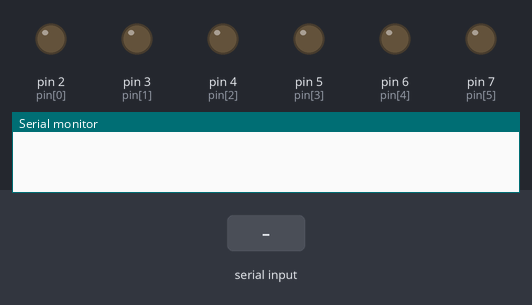
This sketch was run on a simulated Arduino Uno, built with avr-gcc and run on an emulated ATmega328P. Parts: output pins drawn as LEDs (lit = HIGH), the last lines printed to the serial monitor. The test bench sets the inputs (shaded band).

Above: at 1.2 s.
1.3 s: "0" received over Serial
At 2.1 s:
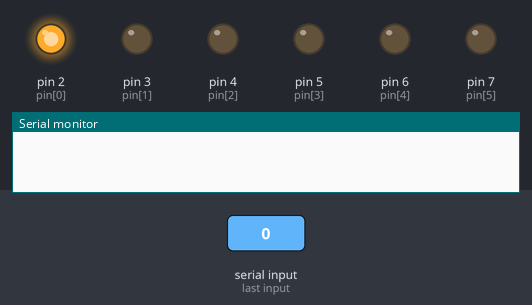
At 3.1 s:
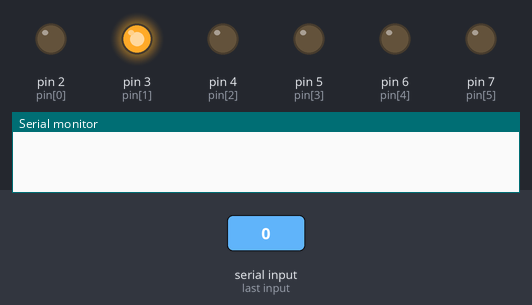
7.3 s: "2" received over Serial
At 8.7 s:
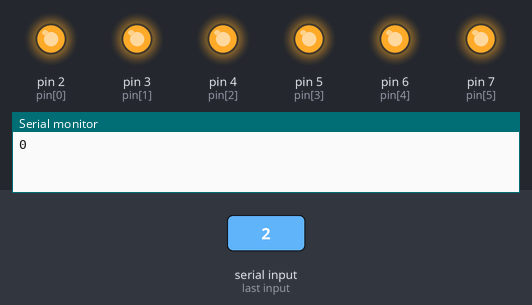
Timing chart, 0 to 13.8 s (numbered marks = the images above; inputs shaded):
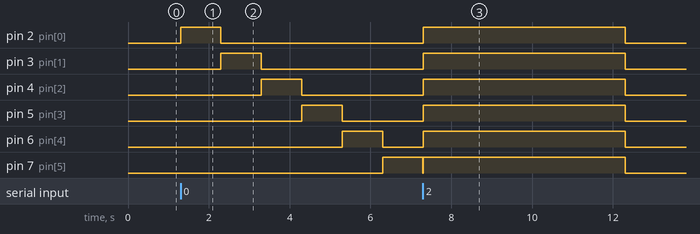

Measured:
- after the input at 1.3 s, pin 2 (pin[0]): LOW → HIGH at once, → LOW 1.0 s later; pin 3 (pin[1]): LOW → HIGH after 1.0 s, → LOW 1.0 s later; pin 4 (pin[2]): LOW → HIGH after 2.0 s, → LOW 1.0 s later; pin 5 (pin[3]): LOW → HIGH after 3.0 s, → LOW 1.0 s later; pin 6 (pin[4]): LOW → HIGH after 4.0 s, → LOW 1.0 s later
- after the input at 7.3 s, pin 2 (pin[0]), pin 3 (pin[1]), pin 4 (pin[2]), pin 5 (pin[3]), pin 6 (pin[4]): LOW → HIGH at once, → LOW 5.0 s later

The sketch:

Switch_aula2.ino
```cpp
void setup() {
  Serial.begin(9600);
  pinMode(2, OUTPUT);
  pinMode(3, OUTPUT);
  pinMode(4, OUTPUT);
  pinMode(5, OUTPUT);
  pinMode(6, OUTPUT);
  pinMode(7, OUTPUT);

}

void loop() {
  int i=0;
  int pin[]={2,3,4,5,6,7};
  if(Serial.available()){
  char posicao;
  posicao=Serial.read();
  switch(posicao){
  case '0':
  for(i=0; i<6; i++){
  digitalWrite(pin[i], HIGH);
  delay(1000);
  digitalWrite(pin[i], LOW);
  }
  break;

  case '1':
  for(i=5; i>=0; i--){
  digitalWrite(pin[i], HIGH);
  delay(1000);
  digitalWrite(pin[i], LOW);
  }
  break;

  case '2':
  for(i=0; i<6; i++){
  digitalWrite(pin[i], HIGH);
  }
  delay(5000);
  for(i=5; i>=0; i--)
  digitalWrite(pin[i], LOW);
  break;
  }
  delay(10);
  Serial.println(posicao);
}
}
```
